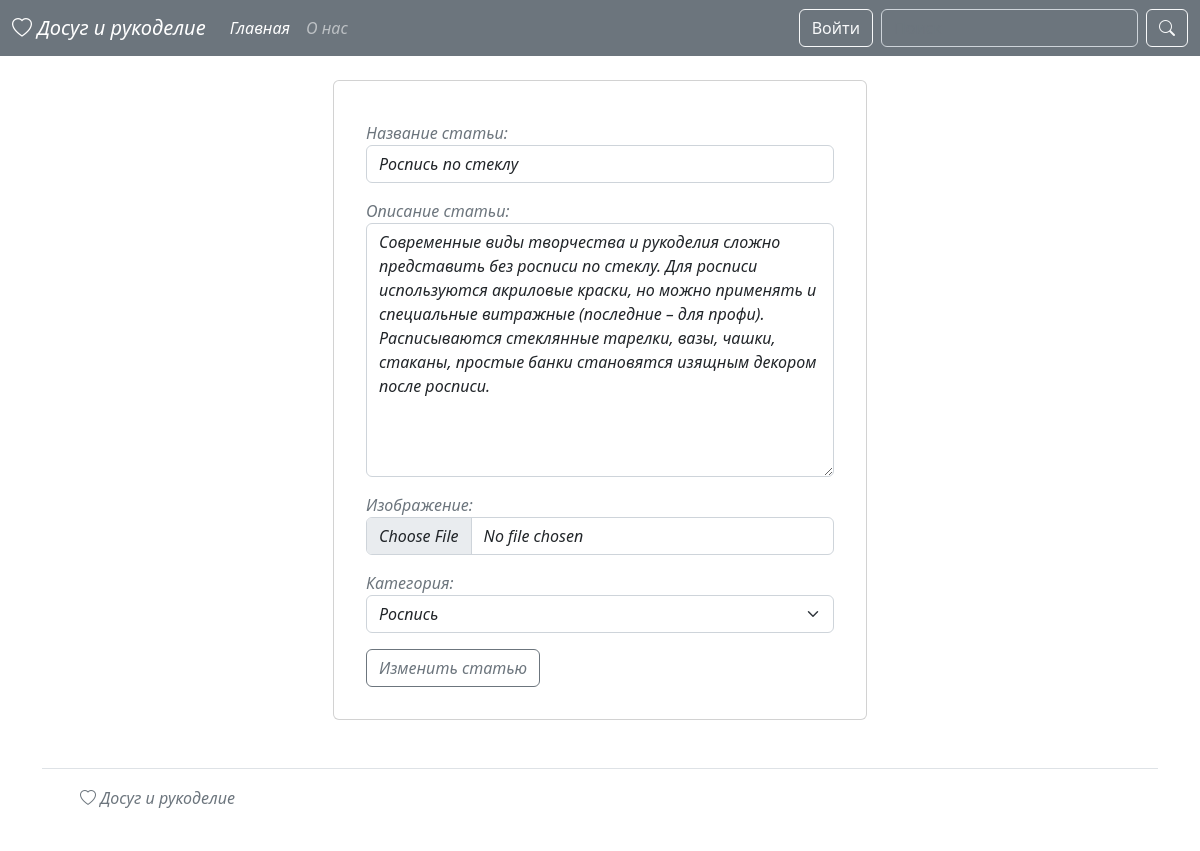
/article/4/update/, run on the app's committed database.
### blog/models.py (models this page shows, shortened)
class Article(models.Model):
    title = models.CharField(max_length=255, verbose_name='Название статьи')
    content = models.TextField(verbose_name='Описание статьи')
    photo = models.ImageField(upload_to='photos/', blank=True, null=True, verbose_name='Изображение')
    created_at = models.DateTimeField(auto_now_add=True, verbose_name='Дата создания')
    updated_at = models.DateTimeField(auto_now=True, verbose_name='Дата обновления')
    views = models.IntegerField(default=0, verbose_name='Просмотры')
    category = models.ForeignKey(Category, on_delete=models.CASCADE, verbose_name='Категория')
    author = models.ForeignKey(User, on_delete=models.CASCADE, verbose_name='Автор', null=True, blank=True)
    class Meta:
        verbose_name = 'Статья'
        verbose_name_plural = 'Статьи'

class Category(models.Model):
    title = models.CharField(max_length=255, verbose_name='Название категории')
    def __str__(self):
        return self.title
    class Meta:
        verbose_name = 'Категория'
        verbose_name_plural = 'Категории'

### blog/views.py (the view)
# urls.py: path('article/<int:pk>/update/', ArticleUpdate.as_view(), name='update'),
class ArticleUpdate(UpdateView):
    model = Article
    form_class = ArticleForm
    template_name = 'blog/add_article.html'

### blog/forms.py
class LoginForm(AuthenticationForm):
    username = forms.CharField(max_length=50, widget=forms.TextInput(attrs={
        'class': 'form-control fst-italic',
        'placeholder': 'Имя пользователя'
    }))
    password = forms.CharField(widget=forms.PasswordInput(attrs={
        'class': 'form-control fst-italic',
        'placeholder': 'Пароль'
    }))

class RegistrationForm(UserCreationForm):
    password1 = forms.CharField(widget=forms.PasswordInput(attrs={
        'class': 'form-control fst-italic',
        'placeholder': 'Пароль'
    }))
    password2 = forms.CharField(widget=forms.PasswordInput(attrs={
        'class': 'form-control fst-italic',
        'placeholder': 'Подтвердите пароль'
    }))
    username = forms.CharField(widget=forms.TextInput(attrs={
        'class': 'form-control fst-italic',
        'placeholder': 'Имя пользователя'
    }))
    first_name = forms.CharField(widget=forms.TextInput(attrs={
        'class': 'form-control fst-italic',
        'placeholder': 'Ваше имя'
    }))
    last_name = forms.CharField(widget=forms.TextInput(attrs={
        'class': 'form-control fst-italic',
        'placeholder': 'Ваша фамилия'
    }))
    email = forms.EmailField(widget=forms.EmailInput(attrs={
        'class': 'form-control fst-italic',
        'placeholder': 'Ваша почта'
    }))
    class Meta:
        model = User
        fields = ('username',
                  'first_name',
                  'last_name',
                  'email',
                  'password1',
                  'password2')

### blog/context_processors.py (called while the page is built)
def add_my_forms(request):
    return {
        'login_form': LoginForm(),
        'register_form': RegistrationForm(),
        'edit_account': EditAccountForm(instance=request.user if request.user.is_authenticated else None),
        'edit_profile': EditProfileForm()
    }

### blog/templates/blog/add_article.html (shortened to what this page needs)
{% extends 'base.html' %}
{% block main %}
<div class="d-flex justify-content-center p-4">
    <div class="col-6 card p-4">
        <form class="text-secondary m-2 fst-italic" action="" method="post" enctype="multipart/form-data">
            {{ form.as_p }}
            <button class="btn btn-outline-secondary fst-italic" type="submit">
                {% if 'update' in request.path %}
                Изменить статью
                {% else %}
                Создать статью
                {% endif %}
            </button>
        </form>
    </div>
</div>
{% endblock main %}

### data on the page
Article: title "Роспись по стеклу", content "Современные виды творчества и рукоделия сложно представить без росписи по стеклу. Для росписи используются акриловые краски, но можно применять и специальные витражные (последние – для профи). Расписываются стеклянные тарелки, вазы, чашки, стаканы, простые банки становятся изящным декором после росписи.", category "Роспись"
